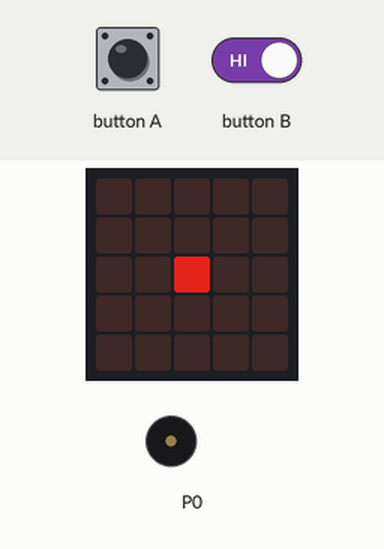
The program below on a simulated BBC micro:bit running MicroPython. Shown: the board's 5×5 LED display, buzzer (waves = sounding). The test bench sets the inputs (shaded band). Dim RGB values are drawn brighter than linear; random numbers come from a fixed seed.

Above: at 2.8 s.
2.9 s: button A pressed for 0.15 s
At 4.0 s:
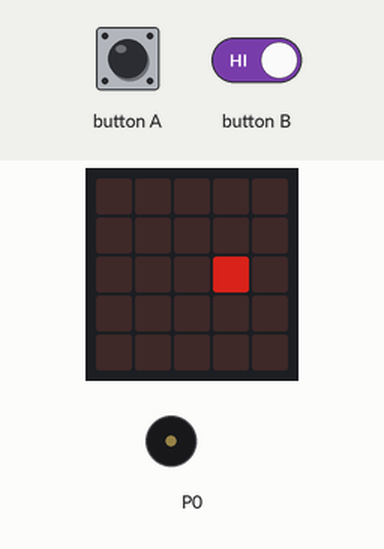
4.5 s: button A pressed for 1 s
At 5.2 s:
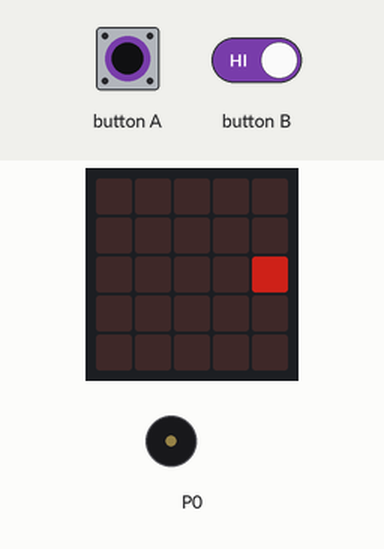
7.0 s: button A driven LOW and button B driven LOW
8.5 s: button A pressed 2 times (0.12 s each, 0.3 s apart)
At 10.2 s:
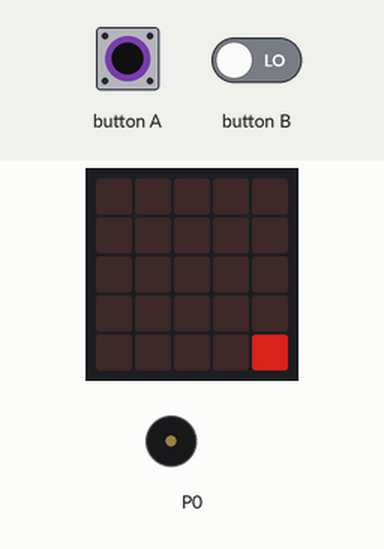
Timing chart, 0 to 11.6 s (numbered marks = the images above; inputs shaded):
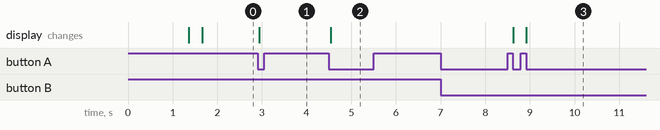

Measured:
- after the input at 2.9 s, the display: changes at once (image 1)
- after the input at 4.5 s, the display: changes at once (image 2)
- after the input at 7.0 s, every drawn part: stays the same
- after the input at 8.5 s, the display: first changes after 0.12 s (image 3 shows a later state)

The program:

find_me_by_brightness-main.py
```python
from microbit import *
import music
import random
import math

posX = 2
posY = 2
goalX = -1
goalY = -1
direction = 0

def go_right():
    global posX
    posX += 1

def go_down():
    global posY
    posY += 1

def go_left():
    global posX
    posX -= 1

def go_up():
    global posY
    posY -= 1

movements = [go_right, go_down, go_left, go_up]

def is_on_goal():
    global posX, posY, goalX, goalY
    return posX == goalX and posY == goalY

def shuffle():
    global posX, posY, goalX, goalY
    while True:
        goalX = random.randint(0, 4)
        goalY = random.randint(0, 4)
        if not is_on_goal():
            break

def get_distance(aX, aY, bX, bY):
    return math.sqrt((bX - aX)**2 + (bY - aY)**2 )

def playIntro():
    for i in range(3):
        for p in range(100,1000, 20):
            music.pitch(p)
            sleep(5)
    for p in range(100,4000, 30):
        music.pitch(p)
        sleep(5)
    music.stop()

def do_clock():
    for x in range(0, len(Image.ALL_CLOCKS)):
        display.show(Image.ALL_CLOCKS[x])
        sleep(20)
    display.show(Image.CLOCK12)
    sleep(20)
    display.clear()

playIntro()
do_clock()
shuffle()

while True:
    dist = get_distance(posX, posY, goalX, goalY) - 1
    brightness = 9 - (dist / 5.0) * 9
    display.set_pixel(posX, posY, int(brightness))
    if button_a.was_pressed():
        display.set_pixel(posX, posY, 0)
        movements[direction]()
    if button_b.was_pressed():
        direction += 1

    posX = max(0, min(posX, 4))
    posY = max(0, min(posY, 4))

    if direction >= len(movements):
        direction = 0

    if is_on_goal():
        display.show(Image.HAPPY)
        audio.play(Sound.HAPPY)
        sleep(500)
        do_clock()
        display.clear()
        shuffle()
```
